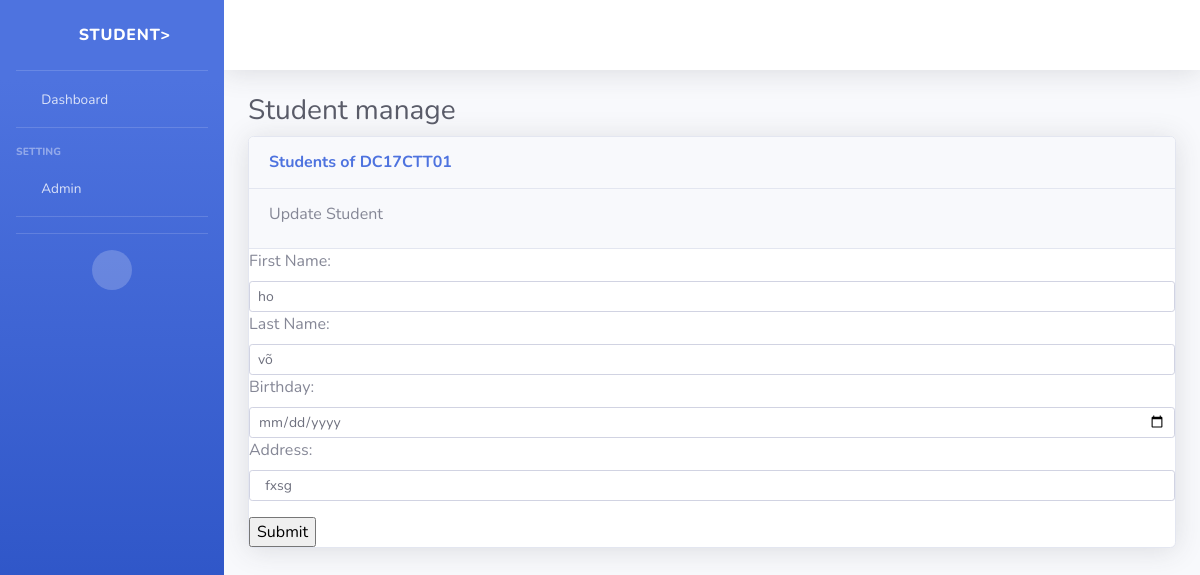
Screenshot of /update/2 with the database file from the repository.
### astudent/models.py (models this page shows)
class StudentModel(models.Model):
	first_name=models.CharField(max_length=255)
	last_name=models.CharField(max_length=255)
	birthday=models.DateField()
	address=models.TextField()

### astudent/views.py (the view, shortened to what this page needs)
# urls.py: path('update/<int:id>', views.UpdateStudent.as_view(), name='update'),
class UpdateStudent(View):
	def get(self, request, id):
		students=StudentModel.objects.get(id=id)
		context={'students': students}
		return render(request, 'astudent/update.html', context)

### astudent/templates/astudent/update.html (shortened to what this page needs)
{% extends 'base.html' %}\
{% block functionadd %}
 <div class="card-header py-3">
                           <h6>Update Student</h6>
                        </div>
                        {% endblock functionadd %}
{% block content %}
<div>
    <form action="" method="post">
    <div>
        <label>
           <div>First Name: </div>
        </label>
        <input type="text" name="first_name" class="form-control form-control-sm" value="{{students.first_name}}">
    </div>
     <div>
        <label>
           <div>Last Name: </div>
        </label>
        <input type="text" name="last_name" class="form-control form-control-sm" value="{{students.last_name}}">
    </div>
     <div>
        <label>
           <div>Birthday: </div>
        </label>
        <input type="date" name="birthday" class="form-control form-control-sm" value="{{students.birthday}}">
    </div>
     <div>
        <label>
           <div>Address: </div>
        </label>
        <input type="text" name="address" class="form-control form-control-sm" value=" {{students.address}}">
    </div>
    <div>
    <input type="submit" name="updatesave">
</div>
    </form>
</div>
{% endblock content %}

### rows the page displays
StudentModel: first_name "ho", last_name "võ", address "fxsg"
